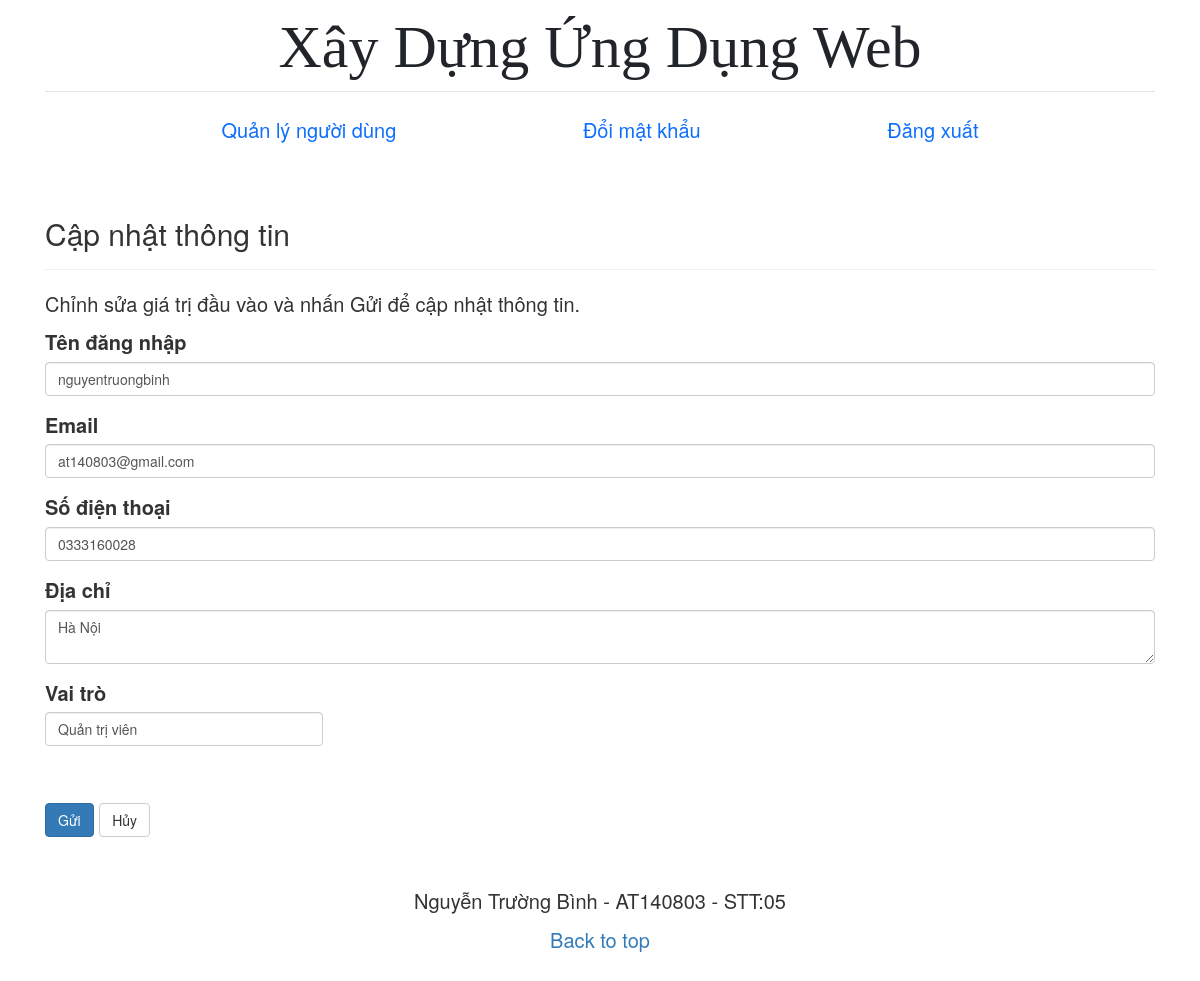
Page /users/edit.php?id=1 (signed in) on the committed database.
### tables this page shows
CREATE TABLE `users` (
  `id` int(11) NOT NULL,
  `role_id` int(11) NOT NULL DEFAULT 3,
  `username` varchar(50) NOT NULL,
  `email` varchar(50) NOT NULL,
  `password` varchar(50) NOT NULL,
  `phone` text NOT NULL,
  `address` text NOT NULL
);

### checkPermission.php (called while the page is built)
<?php
    function checkPermission($conn, $role_id, $permission_id){
        $sql ="SELECT * FROM roles_permissions
        LEFT JOIN users ON users.role_id = roles_permissions.role_id
        WHERE users.role_id = $role_id
        AND roles_permissions.perm_id = $permission_id";
        $result = mysqli_query($conn, $sql);
        $rows = mysqli_num_rows($result);
        if ($rows == 0) {
            return false;
        } else {
            return true;
        };
    }
?>

### users/edit.php (the view, shortened to what this page needs)
<?php include "../includes/header.php" ?>
<?php require_once("../libs/connection.php");
require_once("../checkPermission.php");
if (checkPermission($conn, $_SESSION['role_id'], 2)) {
    if (isset($_POST["id"]) && !empty($_POST["id"])) {
        $id = $_POST["id"];
        $username = trim($_POST["username"]);
        $email = trim($_POST["email"]);
        $address = trim($_POST["address"]);
        $phone = trim($_POST["phone"]);
        $role_id = trim($_POST['role']);
        $sql = "UPDATE users SET username=?, email=?, address=?, phone=?, role_id=? WHERE id=?";
        if ($stmt = mysqli_prepare($conn, $sql)) {
            mysqli_stmt_bind_param($stmt, "ssssii", $param_username, $param_email, $param_address, $param_phone, $param_role, $param_id);
            $param_username = $username;
            $param_email = $email;
            $param_address = $address;
            $param_phone = $phone;
            $param_role = $role_id;
            $param_id = $id;
            if (mysqli_stmt_execute($stmt)) {
                if ($id == $_SESSION['user_id']) {
                    $_SESSION['role_id'] = $role_id;
                }
                header("location: /udweb/users");
                exit();
            } else {
                echo "Oh, no. Có gì đó sai sai. Vui lòng thử lại.";
            }
        }
        mysqli_close($conn);
    } else {
        if (isset($_GET["id"]) && !empty(trim($_GET["id"]))) {
            $sql = "SELECT * FROM users WHERE id = ?";
            if ($stmt = mysqli_prepare($conn, $sql)) {
                mysqli_stmt_bind_param($stmt, "i", $param_id);
                if (mysqli_stmt_execute($stmt)) {
                    $result = mysqli_stmt_get_result($stmt);
                    if (mysqli_num_rows($result) == 1) {
                        $row = mysqli_fetch_array($result, MYSQLI_ASSOC);
                        $username = $row["username"];
                        $email = $row["email"];
                        $address = $row["address"];
                        $phone = $row["phone"];
                        $role = $row['role_id'];
                    }
                } else {
                    echo "Oh, no. Có gì đó sai sai. Vui lòng thử lại.";
                }
            }
        } else {
            exit();
        }
    }
?>
    <div class="container">
        <div class="row">
            <div class="col-md-12">
                <div class="page-header">
                    <h2>Cập nhật thông tin</h2>
                </div>
                <p>Chỉnh sửa giá trị đầu vào và nhấn Gửi để cập nhật thông tin.</p>
                <form action="<?php echo htmlspecialchars(basename($_SERVER['REQUEST_URI'])); ?>" method="post">
                    <div class="form-group <?php echo (!empty($username_err)) ? 'has-error' : ''; ?>">
                        <label>Tên đăng nhập</label>
                        <input type="text" name="username" class="form-control" value="<?php echo $username; ?>" pattern="^[A-Za-z][A-Za-z0-9-]{2,25}$" required>
                    </div>
                    <div class="form-group <?php echo (!empty($email_err)) ? 'has-error' : ''; ?>">
                        <label>Email</label>
                        <input type="email" name="email" class="form-control" value="<?php echo $email; ?>" required>
                    </div>
                    <div class="form-group <?php echo (!empty($phone_err)) ? 'has-error' : ''; ?>">
                        <label>Số điện thoại</label>
                        <input type="text" name="phone" class="form-control" value="<?php echo $phone; ?>">
                    </div>
                    <div class="form-group <?php echo (!empty($address_err)) ? 'has-error' : ''; ?>">
                        <label>Địa chỉ</label>
                        <textarea name="address" class="form-control"><?php echo $address; ?></textarea>
                    </div>
                    <label>Vai trò</label><br />
                    <select name="role" class="form-control w-25">
                        <option <?php if ($role == 1) echo "selected=\"selected\"";  ?> value="1">Quản trị viên</option>
                    </select><br /><br />
                    <input type="submit" class="btn btn-primary" value="Gửi">
                    <a href="index.php" class="btn btn-default">Hủy</a>
                </form>
            </div>
        </div>
    </div>
<?php
} else {
    header('Location: ../403.php');
}
?>
<?php include "../includes/footer.php" ?>

### asset/css/style.css (style rules this page uses)
body, html { font-size: 20px!important; }
h1, h2, h3, h4, h5, h6 { font-family: "Playfair Display", Georgia, "Times New Roman", serif; }

### rows in the picture
users: username "nguyentruongbinh", email "at140803@gmail.com", phone "0333160028", address "Hà Nội", role "Quản trị viên"
